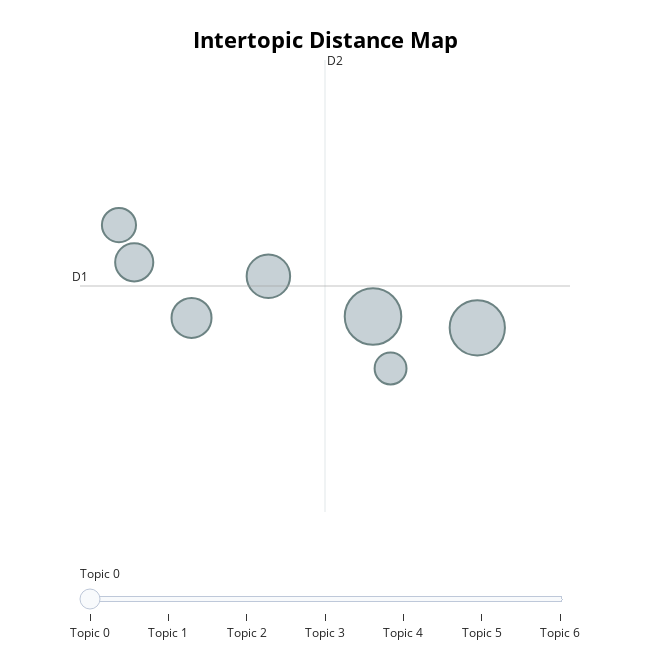

The code cell stored with this chart in its notebook:
### Code cell
# Visualise clusters of topics
topic_model.visualize_topics()

### Figure 1 — Plotly figure (JSON) as saved in the notebook; plotly's stock layout.template omitted (floating-point values rounded to 4 significant figures)
{"data": [{"customdata": [[0, "spotify | new | subscription | comments | podcasts", 22], [1, "prices | spotify | premium | price | second time", 21], [2, "spotify | dj | ai | biggest | wrapped", 13], [3, "2024 | spotify | quarter 2024 | second quarter | quarter", 11], [4, "ceo | spotify ceo | spotify | theories | remove music", 10], [5, "publishers | music publishers | complaint | file | publishers file", 8], [6, "plan | basic plan | audiobooks | basic | 10 99", 7]], "hovertemplate": "<b>Topic %{customdata[0]}</b><br>%{customdata[1]}<br>Size: %{customdata[2]}", "legendgroup": "", "marker": {"color": "#B0BEC5", "line": {"color": "DarkSlateGrey", "width": 2}, "size": [22, 21, 13, 11, 10, 8, 7], "sizemode": "area", "sizeref": 0.01375, "symbol": "circle"}, "mode": "markers", "name": "", "orientation": "v", "showlegend": false, "type": "scatter", "x": [3.197, 3.846, 2.546, 2.067, 1.711, 1.616, 3.306], "xaxis": "x", "y": [13.71, 13.55, 14.26, 13.69, 14.44, 14.95, 13.0], "yaxis": "y"}], "layout": {"annotations": [{"showarrow": false, "text": "D1", "x": 1.374, "y": 14.12, "yshift": 10}, {"showarrow": false, "text": "D2", "x": 2.898, "xshift": 10, "y": 17.19}], "height": 650, "hoverlabel": {"bgcolor": "white", "font": {"family": "Rockwell", "size": 16}}, "legend": {"itemsizing": "constant", "tracegroupgap": 0}, "margin": {"t": 60}, "shapes": [{"line": {"color": "#CFD8DC", "width": 2}, "type": "line", "x0": 2.898, "x1": 2.898, "y0": 11.05, "y1": 17.19}, {"line": {"color": "#9E9E9E", "width": 2}, "type": "line", "x0": 1.374, "x1": 4.422, "y0": 14.12, "y1": 14.12}], "sliders": [{"active": 0, "pad": {"t": 50}, "steps": [{"args": [{"marker.color": [["red", "#B0BEC5", "#B0BEC5", "#B0BEC5", "#B0BEC5", "#B0BEC5", "#B0BEC5"]]}], "label": "Topic 0", "method": "update"}, {"args": [{"marker.color": [["#B0BEC5", "red", "#B0BEC5", "#B0BEC5", "#B0BEC5", "#B0BEC5", "#B0BEC5"]]}], "label": "Topic 1", "method": "update"}, {"args": [{"marker.color": [["#B0BEC5", "#B0BEC5", "red", "#B0BEC5", "#B0BEC5", "#B0BEC5", "#B0BEC5"]]}], "label": "Topic 2", "method": "update"}, {"args": [{"marker.color": [["#B0BEC5", "#B0BEC5", "#B0BEC5", "red", "#B0BEC5", "#B0BEC5", "#B0BEC5"]]}], "label": "Topic 3", "method": "update"}, {"args": [{"marker.color": [["#B0BEC5", "#B0BEC5", "#B0BEC5", "#B0BEC5", "red", "#B0BEC5", "#B0BEC5"]]}], "label": "Topic 4", "method": "update"}, {"args": [{"marker.color": [["#B0BEC5", "#B0BEC5", "#B0BEC5", "#B0BEC5", "#B0BEC5", "red", "#B0BEC5"]]}], "label": "Topic 5", "method": "update"}, {"args": [{"marker.color": [["#B0BEC5", "#B0BEC5", "#B0BEC5", "#B0BEC5", "#B0BEC5", "#B0BEC5", "red"]]}], "label": "Topic 6", "method": "update"}]}], "title": {"font": {"color": "Black", "size": 22}, "text": "<b>Intertopic Distance Map</b>", "x": 0.5, "xanchor": "center", "y": 0.95, "yanchor": "top"}, "width": 650, "xaxis": {"anchor": "y", "domain": [0, 1], "range": [1.374, 4.422], "title": {"text": ""}, "visible": false}, "yaxis": {"anchor": "x", "domain": [0, 1], "range": [11.05, 17.19], "title": {"text": ""}, "visible": false}}}
